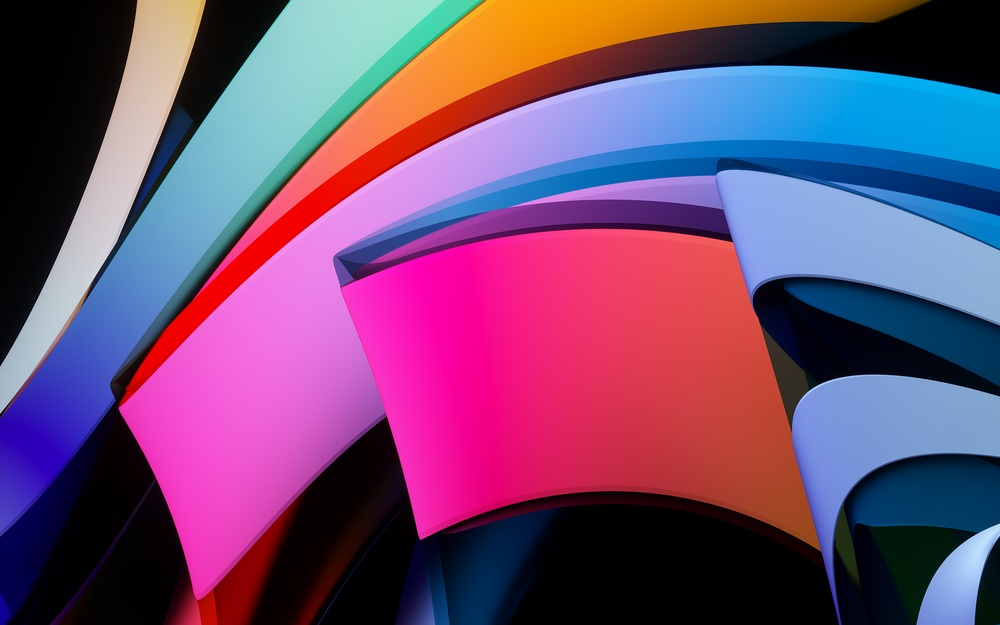
#> input picture code/design/Default.jpg, 1000 x 625 px, shrunk from 2560 x 1600 before the run
$ python -i image_effects.py   (imports and definitions only)
#> lines starting #> are read from the running program, lines starting #| are printed output that depends on the picture; after the words box and inside, x2 and y2 are one past the last pixel; in counts of white or black regions, pixels touching at a corner belong together
#> further down, picture is the input picture: shape (625, 1000, 3); mean B, G, R 113.2, 74.7, 114
import cv2
import numpy as np

# [47 lines left out: functions apply_mosaic, apply_vignette, apply_thermal_effect, apply_sketch_effect, not called in this run]

def apply_cartoon_effect(image):
    """
    Apply a cartoon effect to an image.
    :param image: Input image
    :return: Cartoon-styled image
    """
    # Use bilateral filter for edge-aware smoothing.
    smooth = cv2.bilateralFilter(image, d=9, sigmaColor=75, sigmaSpace=75)
    # Convert to grayscale and apply median blur
    gray = cv2.cvtColor(smooth, cv2.COLOR_BGR2GRAY)
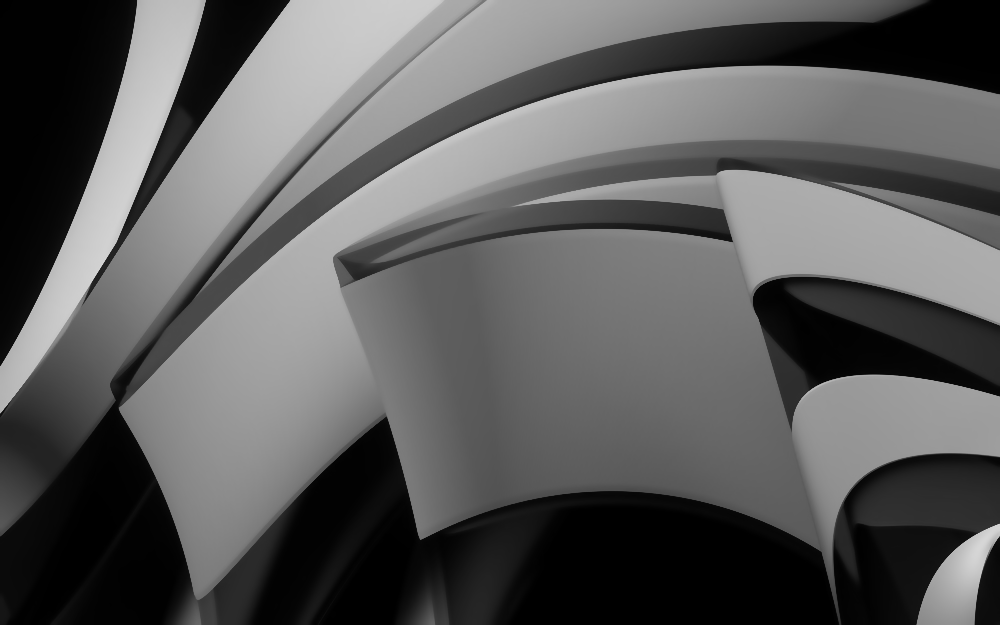
#> gray: shape (625, 1000); min 0, max 214, mean 90.8
    gray = cv2.medianBlur(gray, 7)
    # Detect edges and enhance them
    edges = cv2.adaptiveThreshold(gray, 255, cv2.ADAPTIVE_THRESH_MEAN_C, cv2.THRESH_BINARY, blockSize=9, C=2)
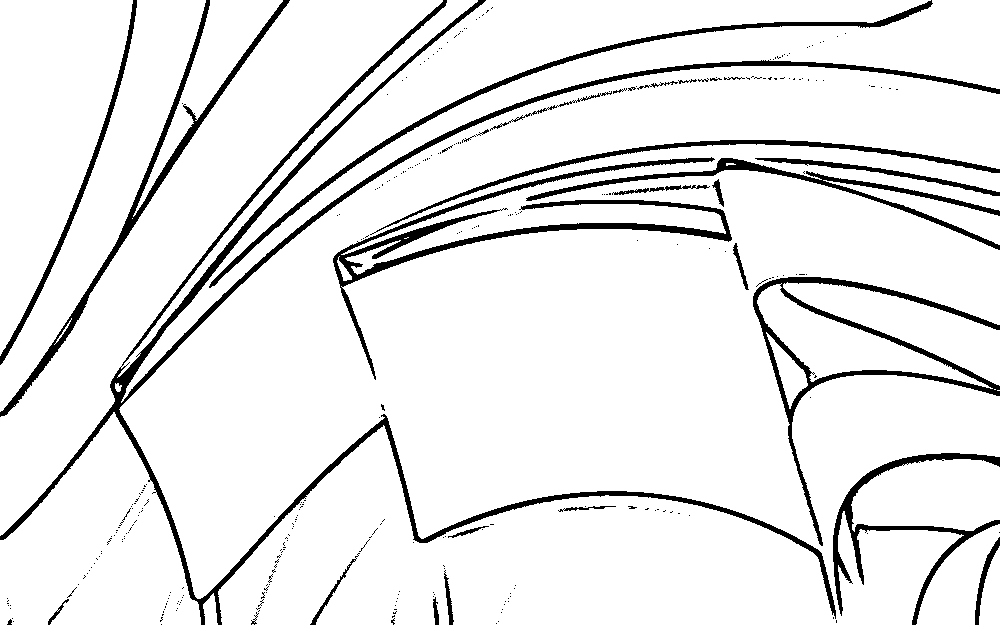
#> edges: shape (625, 1000); 91.6% white; 320 black regions (288 under 20 px), largest, box (x1, y1, x2, y2) and area: (0, 0, 1000, 625) 16500, (333, 157, 732, 380) 6791, (753, 277, 1000, 546) 5172
    # Combine the edges and the smoothed image
    cartoon = cv2.bitwise_and(smooth, smooth, mask=edges)
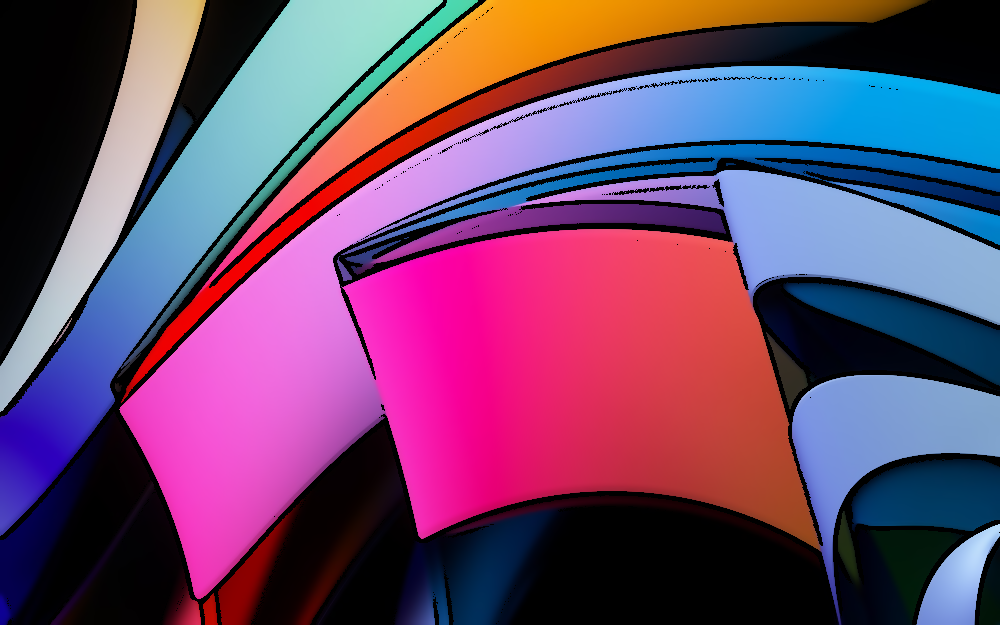
#> cartoon: shape (625, 1000, 3); mean B, G, R 107.1, 70.9, 109.2
    return cartoon

>>> import cv2
>>> picture = cv2.imread('Default.jpg')
>>> result = apply_cartoon_effect(picture)
